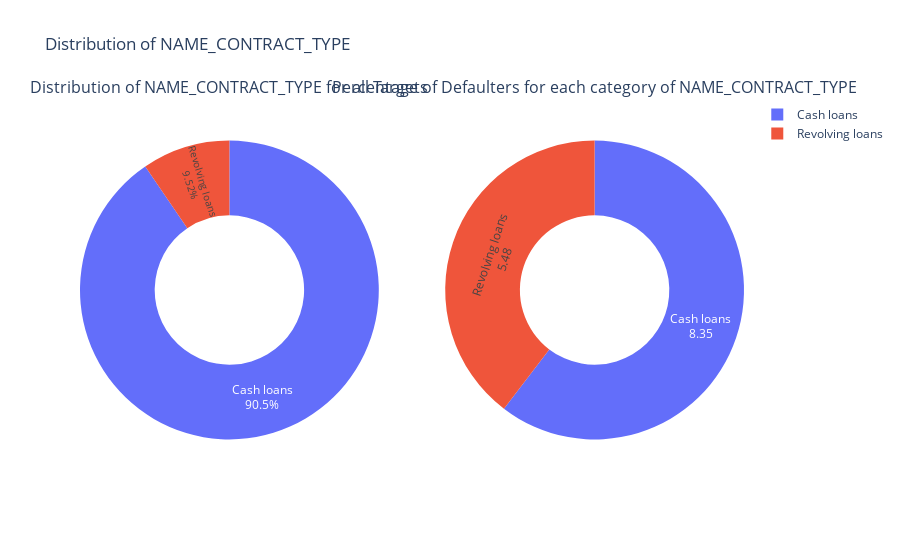

The cell this chart's notebook holds for it:
### Markdown cell above
### Распределение категориальной переменной NAME_CONTACT_TYPE

### Code cell
print_unique_categories(train, 'NAME_CONTRACT_TYPE')
plot_categorical_variables_pie(train, 'NAME_CONTRACT_TYPE', hole = 0.5)
plt.tight_layout()

### Figure 1 — Plotly figure (JSON) as saved in the notebook; plotly's stock layout.template omitted (floating-point values rounded to 4 significant figures)
{"data": [{"domain": {"x": [0, 0.45], "y": [0, 1]}, "hole": 0.5, "labels": ["Cash loans", "Revolving loans"], "textinfo": "label+percent", "textposition": "inside", "type": "pie", "values": [278232, 29279]}, {"domain": {"x": [0.55, 1], "y": [0, 1]}, "hole": 0.5, "hoverinfo": "label+value", "labels": ["Cash loans", "Revolving loans"], "textinfo": "label+value", "type": "pie", "values": [8.35, 5.48]}], "layout": {"annotations": [{"font": {"size": 16}, "showarrow": false, "text": "Distribution of NAME_CONTRACT_TYPE for all Targets", "x": 0.225, "xanchor": "center", "xref": "paper", "y": 1, "yanchor": "bottom", "yref": "paper"}, {"font": {"size": 16}, "showarrow": false, "text": "Percentage of Defaulters for each category of NAME_CONTRACT_TYPE", "x": 0.775, "xanchor": "center", "xref": "paper", "y": 1, "yanchor": "bottom", "yref": "paper"}], "title": {"text": "Distribution of NAME_CONTRACT_TYPE"}}}
